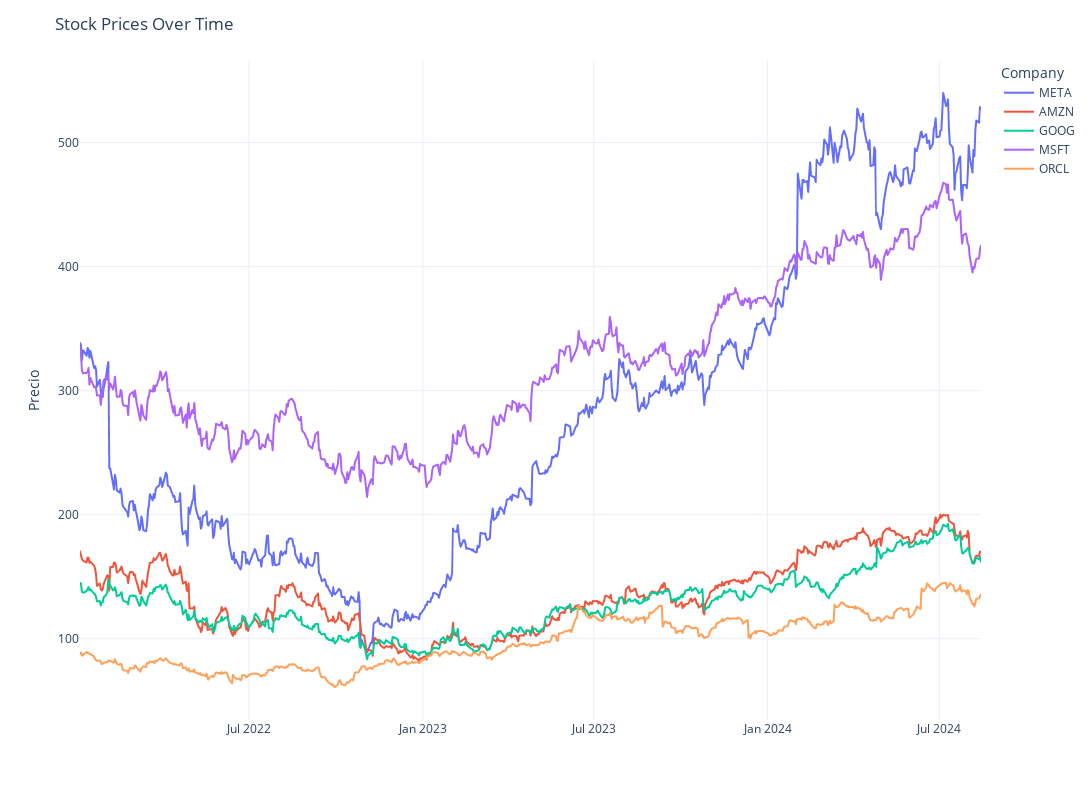

The notebook cell saved with this chart:
### Code cell
import plotly.express as px


# Transformamos el DataFrame para que sea compatible con Plotly Express
df_melted = data.reset_index().melt(id_vars='Date', value_vars=['META', 'AMZN', 'GOOG', 'MSFT', 'ORCL'])
df_melted = df_melted.rename(columns={'index': 'Date', 'Ticker': 'Company', 'value': 'Stock Price'})

# Creamos la figura con Plotly Express
fig = px.line(df_melted, x='Date', y='Stock Price', color='Company')

# Actualizamos el layout para que se asemeje al estilo de Seaborn
fig.update_layout(
    title='Stock Prices Over Time',
    xaxis_title='',
    yaxis_title='Precio',
    legend_title='Company',
    template='plotly_white',
    width=1200, # Ancho de la figura
    height=800  # Altura de la figura
)

# Mostramos la figura
fig.show()

### Figure 1 — Plotly figure (JSON) as saved in the notebook; plotly's stock layout.template omitted (floating-point values rounded to 4 significant figures; data arrays with more than 128 entries replaced by an {"elided": "..."} marker saying what was removed)
{"data": [{"hovertemplate": "Company=META<br>Date=%{x}<br>Stock Price=%{y}<extra></extra>", "legendgroup": "META", "line": {"color": "#636efa", "dash": "solid"}, "marker": {"symbol": "circle"}, "mode": "lines", "name": "META", "showlegend": true, "type": "scattergl", "x": {"elided": "657 str values"}, "xaxis": "x", "y": {"elided": "657 float values"}, "yaxis": "y"}, {"hovertemplate": "Company=AMZN<br>Date=%{x}<br>Stock Price=%{y}<extra></extra>", "legendgroup": "AMZN", "line": {"color": "#EF553B", "dash": "solid"}, "marker": {"symbol": "circle"}, "mode": "lines", "name": "AMZN", "showlegend": true, "type": "scattergl", "x": {"elided": "657 str values"}, "xaxis": "x", "y": {"elided": "657 float values"}, "yaxis": "y"}, {"hovertemplate": "Company=GOOG<br>Date=%{x}<br>Stock Price=%{y}<extra></extra>", "legendgroup": "GOOG", "line": {"color": "#00cc96", "dash": "solid"}, "marker": {"symbol": "circle"}, "mode": "lines", "name": "GOOG", "showlegend": true, "type": "scattergl", "x": {"elided": "657 str values"}, "xaxis": "x", "y": {"elided": "657 float values"}, "yaxis": "y"}, {"hovertemplate": "Company=MSFT<br>Date=%{x}<br>Stock Price=%{y}<extra></extra>", "legendgroup": "MSFT", "line": {"color": "#ab63fa", "dash": "solid"}, "marker": {"symbol": "circle"}, "mode": "lines", "name": "MSFT", "showlegend": true, "type": "scattergl", "x": {"elided": "657 str values"}, "xaxis": "x", "y": {"elided": "657 float values"}, "yaxis": "y"}, {"hovertemplate": "Company=ORCL<br>Date=%{x}<br>Stock Price=%{y}<extra></extra>", "legendgroup": "ORCL", "line": {"color": "#FFA15A", "dash": "solid"}, "marker": {"symbol": "circle"}, "mode": "lines", "name": "ORCL", "showlegend": true, "type": "scattergl", "x": {"elided": "657 str values"}, "xaxis": "x", "y": {"elided": "657 float values"}, "yaxis": "y"}], "layout": {"height": 800, "legend": {"title": {"text": "Company"}, "tracegroupgap": 0}, "margin": {"t": 60}, "title": {"text": "Stock Prices Over Time"}, "width": 1200, "xaxis": {"anchor": "y", "domain": [0, 1], "title": {"text": ""}}, "yaxis": {"anchor": "x", "domain": [0, 1], "title": {"text": "Precio"}}}}
